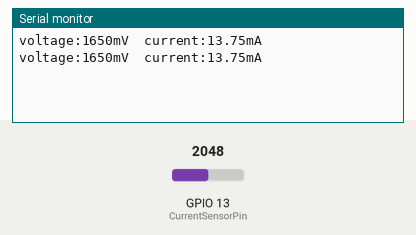
Simulated run of this program. Board: ESP32-S3. Parts: the last lines printed to the serial monitor. The test bench sets the inputs (shaded band); at power-on: GPIO 13 (CurrentSensorPin) = 2048.

Above: at 2.8 s.
2.9 s: GPIO 13 (CurrentSensorPin) set to 2866
At 5.2 s:
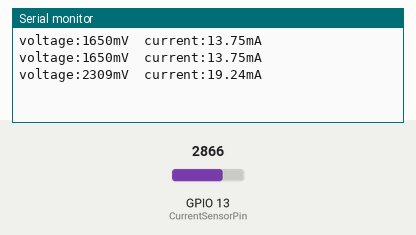
5.6 s: GPIO 13 (CurrentSensorPin) set to 3603
At 7.1 s:
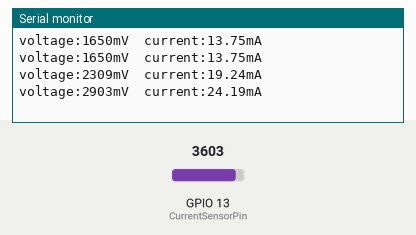
Timing chart, 0 to 8.6 s (numbered marks = the images above; inputs shaded):
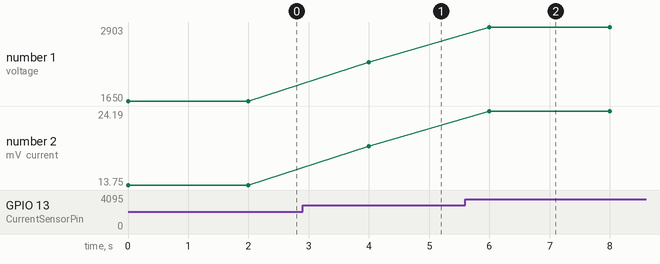

The program:

main.cpp
```cpp
// (licence header left out)
#include <Arduino.h>

#define CurrentSensorPin  13
#define VREF 3300 // ADC's reference voltage on your Arduino,typical value:5000mV

unsigned int voltage; //unit:mV
float current;  //unit:mA

void setup()
{
   Serial.begin(115200);
}

void loop()
{
    voltage = analogRead(CurrentSensorPin)/4095.0*VREF;
    Serial.print("voltage:");
    Serial.print(voltage);
    Serial.print("mV  ");
    current = voltage/120.0;  //Sense Resistor:120ohm
    Serial.print("current:");
    Serial.print(current);
    Serial.println("mA");
    delay(2000);
}
```

Measured:
- after the input at 2.9 s, the serial monitor: prints a new line after 1.1 s (image 1)
- after the input at 5.6 s, the serial monitor: prints a new line after 0.40 s (image 2)
- plotted number 1: 1650 → 2309 after the input at 2.9 s, 2309 → 2903 after the input at 5.6 s
- plotted number 2: 13.75 → 19.24 after the input at 2.9 s, 19.24 → 24.19 after the input at 5.6 s
